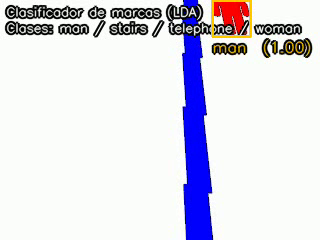
#> input picture frame 70 of Practica 2 - Percepcion Computacional/videos/proyectoRobotica_anotado.mp4, 320 x 240 px
$ jupyter execute --allow-errors clasificador_marcas.ipynb   (shell and % lines are left out)
#> lines starting #> are read from the running program, lines starting #| are printed output that depends on the picture
# Clasificación de marcas distintas de la flecha

**Autores:** Julio Lucero / Agostina Squillari

Construimos un clasificador para las **cuatro marcas** que aparecen en
los recorridos del robot (`man`, `woman`, `stairs`, `telephone`,
descritas en la página 80 de `transp.pdf`). Estas marcas:

* aparecen **en tramos rectos**, no en cruces (para no confundirse con
  flechas direccionales);
* son **rojo saturado** sobre el suelo / fondo del simulador;
* tienen siluetas **muy distintas en forma**, lo que invita a usar
  descriptores **invariantes a traslación, rotación y escala** —
  exactamente los **momentos de Hu** (p. 68-69 de `transp.pdf`).

Procedimiento:
1. **Segmentación HSV** del rojo (umbral en H envuelve por 0/180).
2. **Descriptor**: `7 log-Hu + 4 ratios de forma = 11 features`.
3. **Comparativa de clasificadores** (QDA, LDA, KNN-1, KNN-3) con
   `LeaveOneOut` (28 muestras → 7 por clase).
4. **Validación sobre el vídeo** `proyectoRobotica-1920-line1-video-2020-04-20`.

[cell 1]
import warnings
warnings.filterwarnings('ignore')
import os
import cv2
import numpy as np
import matplotlib.pyplot as plt
from sklearn.metrics import (
    classification_report, confusion_matrix, ConfusionMatrixDisplay
)

import clasificador_marcas as cm

## 1. Carga del dataset

Las 28 imágenes (4 clases × 7 imágenes) están en `marcas-capturasStage/`
con el patrón `<clase>-<n>.png`. La función `cargar_dataset` segmenta
la silueta roja, calcula el descriptor y almacena el todo.

#> (a cell that did not finish here is left out)

## 2. Descriptor invariante

Cada imagen se reduce a 11 números:

* **7 log-Hu**: `-sign(h_i) · log10(|h_i|)` para los 7 momentos de Hu.
  Son invariantes a traslación, rotación y escala — pueden compararse
  directamente entre marcas tomadas a distinta distancia o con la cámara
  ligeramente girada.
* **4 ratios de forma**: aspect ratio del bounding box, *extent* (área
  / área del bounding box), *solidity* (área / área de la envolvente
  convexa) y *circularidad* (`4πA/P²`). Añaden información geométrica
  complementaria que los Hu no capturan bien.

[cell 3]
# Inspeccionamos el descriptor de un ejemplo de cada clase
encab = '            | ' + '   '.join(['hu' + str(i+1) for i in range(7)]) + '  | aspect extent solid  circ'
print(encab)
for clase in cm.CLASES:
    idx = next(i for i, c in enumerate(ds.y) if c == cm.CLASES.index(clase))
    f = ds.X[idx]
    hu_txt = ' '.join(format(v, '+5.2f') for v in f[:7])
    rt_txt = ' '.join(format(v, '6.2f') for v in f[7:])
    print(f'{clase:11s} | {hu_txt} | {rt_txt}')

## 3. Comparativa de clasificadores (Leave-One-Out)

Con sólo 7 muestras por clase y 11 features, el QDA tiene **demasiados
parámetros libres** (cada matriz Σ por clase tiene 66 entradas) y se
sobreajusta. **LDA** (que comparte una única Σ entre clases) y **KNN**
son alternativas más adecuadas para este tamaño.

#> (a cell that did not finish here is left out)

#> (a cell that did not finish here is left out)

## 4. Entrenamiento final y predicción de ejemplo

Reentrenamos sobre el dataset completo y comprobamos las predicciones
sobre las propias imágenes del entrenamiento.

#> (a cell that did not finish here is left out)

## 5. Validación sobre `proyectoRobotica-1920-line1-video-2020-04-20`

Este vídeo es **exclusivamente para validar el clasificador**. No se
ejecuta el pipeline completo de control: solo se segmenta la silueta
roja, se clasifica con el LDA entrenado y se anota el resultado en el
frame.

Las flechas direccionales de los cruces y otros objetos rojos
**que NO pertenecen a las 4 clases entrenadas** se filtran rechazando
las predicciones cuyos ratios de forma quedan fuera del rango por-clase
(con margen $0.10$). De este modo, el vídeo final solo muestra
detecciones de `man`, `woman`, `stairs` o `telephone`.

[cell 7]
import time

VIDEO_IN  = 'proyectoRobotica-1920-line1-video-2020-04-20.avi'
VIDEO_OUT = 'proyectoRobotica_anotado.mp4'

# Vídeo de validación SOLO para el clasificador: anotamos únicamente
# el tipo de marca detectada (man / woman / stairs / telephone) y su
# confianza. Las flechas direccionales y otros objetos rojos que NO
# estén en el dataset de entrenamiento se rechazan con un filtro de
# rangos por-clase y aparecen como 'Sin marca'.
#> (the rest of this cell did not finish here and is left out)

[cell 8]
import cv2

# Mosaico con frames representativos del vídeo anotado
INDICES = [70, 226, 315, 424, 542, 737]
import matplotlib.pyplot as plt
cap = cv2.VideoCapture(VIDEO_OUT)
fig, axs = plt.subplots(3, 2, figsize=(12, 11))
for ax, idx in zip(axs.flat, INDICES):
    cap.set(cv2.CAP_PROP_POS_FRAMES, idx)
    ok, fr = cap.read()
    ax.imshow(cv2.cvtColor(fr, cv2.COLOR_BGR2RGB))
    ax.set_title(f'Frame {idx}')
    ax.axis('off')
#> this loop made 6 passes
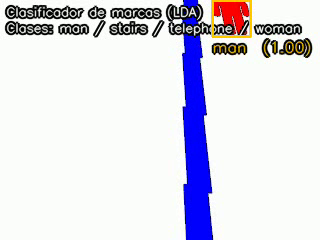
#> input picture frame 70 of Practica 2 - Percepcion Computacional/videos/proyectoRobotica_anotado.mp4, 320 x 240 px
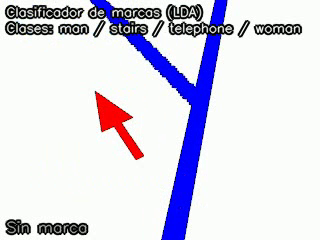
#> input picture frame 226 of Practica 2 - Percepcion Computacional/videos/proyectoRobotica_anotado.mp4, 320 x 240 px
#> pass 3, `ok, fr = cap.read()`:
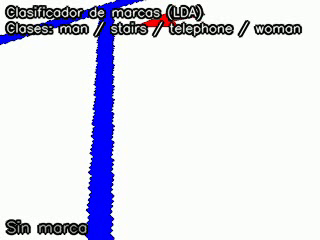
#> fr: shape (240, 320, 3); mean B, G, R 234.3, 221.7, 220.4
#> after the loop:
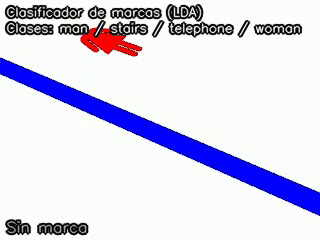
#> fr: shape (240, 320, 3); mean B, G, R 232.1, 215, 215.8
cap.release()
plt.tight_layout(); plt.show()
#> after `plt.tight_layout()`:
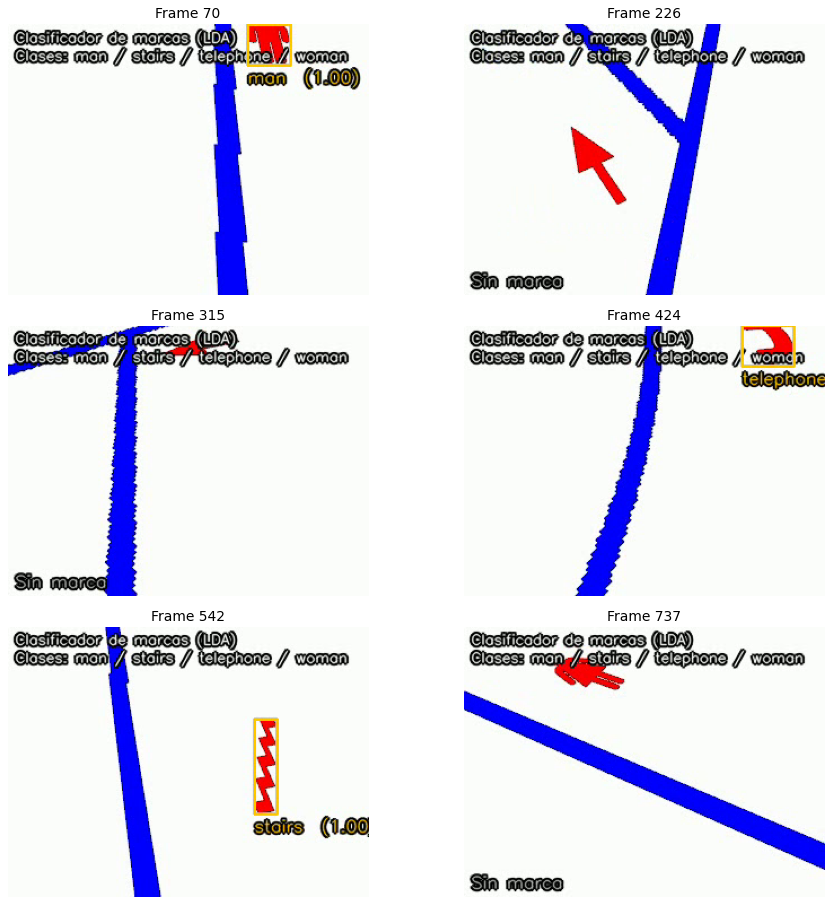
#> figure drawn by matplotlib, 6 panels

$ run again, starting later in the video
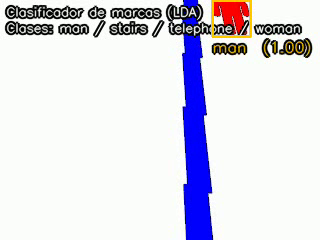
#> input picture frame 70 of Practica 2 - Percepcion Computacional/videos/proyectoRobotica_anotado.mp4, 320 x 240 px
#> the loop `for ax, idx in zip(axs.flat, INDICES):` made 6 passes
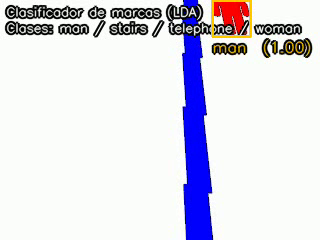
#> input picture frame 70 of Practica 2 - Percepcion Computacional/videos/proyectoRobotica_anotado.mp4, 320 x 240 px
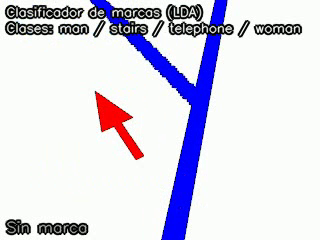
#> input picture frame 226 of Practica 2 - Percepcion Computacional/videos/proyectoRobotica_anotado.mp4, 320 x 240 px

$ run again, starting later in the video
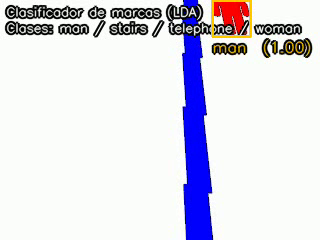
#> input picture frame 70 of Practica 2 - Percepcion Computacional/videos/proyectoRobotica_anotado.mp4, 320 x 240 px
#> the loop `for ax, idx in zip(axs.flat, INDICES):` made 6 passes
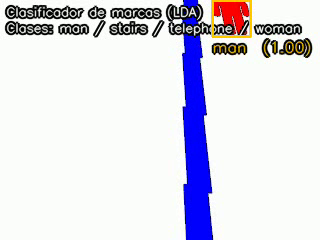
#> input picture frame 70 of Practica 2 - Percepcion Computacional/videos/proyectoRobotica_anotado.mp4, 320 x 240 px
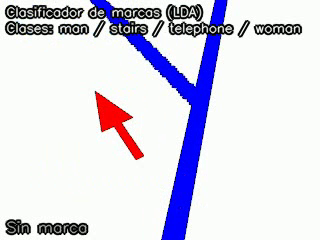
#> input picture frame 226 of Practica 2 - Percepcion Computacional/videos/proyectoRobotica_anotado.mp4, 320 x 240 px
